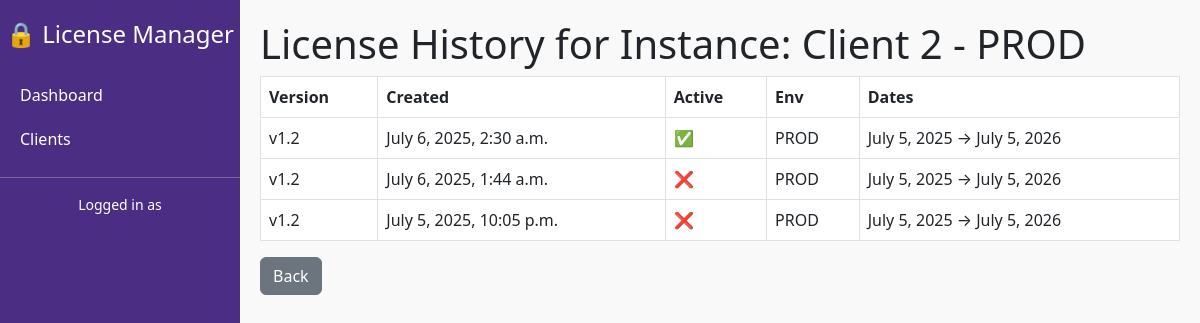
/licenses/5/history/, run on the app's committed database.
### licenses/models.py (models this page shows, shortened)
class License(models.Model):
    instance = models.ForeignKey(Instance, on_delete=models.CASCADE, related_name='licenses')
    user_count = models.IntegerField()
    start_date = models.DateField()
    end_date = models.DateField()
    renewal_date = models.DateField(blank=True, null=True)
    environment_type = models.CharField(max_length=50)  # e.g., Dev, QA, Prod
    deployment_method = models.ForeignKey(DeploymentMethod, on_delete=models.SET_NULL, null=True, blank=True)
    features = models.ManyToManyField(Feature, blank=True)
    encrypted_file = models.FileField(upload_to='licenses/')
    is_active = models.BooleanField(default=False)
    version_id = models.CharField(max_length=100)
    created_by = models.ForeignKey(User, on_delete=models.SET_NULL, null=True, blank=True)
    created_at = models.DateTimeField(auto_now_add=True)

class Instance(models.Model):
    client = models.ForeignKey(Client, on_delete=models.CASCADE, related_name='instances')
    name = models.CharField(max_length=255, blank=True, null=True)
    notes = models.TextField(blank=True, null=True)
    start_date = models.DateField(blank=True, null=True)
    end_date = models.DateField(blank=True, null=True)
    renewal_date = models.DateField(blank=True, null=True)
    deployment_method = models.ForeignKey(DeploymentMethod, on_delete=models.SET_NULL, null=True, blank=True)

### licenses/views.py (the view)
# urls.py: path('licenses/<int:license_id>/history/', views.license_history_view, name='license_history'),
def license_history_view(request, license_id):
    current = get_object_or_404(License, id=license_id)
    history = License.objects.filter(instance=current.instance).order_by('-created_at')
    return render(request, 'licenses/license_history.html', {
        'license': current,
        'history': history
    })

### licenses/templates/licenses/license_history.html (shortened to what this page needs)
{% extends 'base.html' %}
{% block content %}
<h1>License History for Instance: {{ license.instance.name }}</h1>
<table class="table table-bordered">
  <thead>
    <tr>
      <th>Version</th>
      <th>Created</th>
      <th>Active</th>
      <th>Env</th>
      <th>Dates</th>
    </tr>
  </thead>
  <tbody>
    {% for lic in history %}
      <tr>
        <td>{{ lic.version_id }}</td>
        <td>{{ lic.created_at }}</td>
        <td>{% if lic.is_active %}✅{% else %}❌{% endif %}</td>
        <td>{{ lic.environment_type }}</td>
        <td>{{ lic.start_date }} → {{ lic.end_date }}</td>
      </tr>
    {% endfor %}
  </tbody>
</table>
<a href="{% url 'instance_detail' license.instance.id %}" class="btn btn-secondary">Back</a>
{% endblock %}

### Static/css/styles.css (style rules this page uses)
body { background-color: #f9f9f9; }

### licenses/templates/base.html (style rules this page uses)
body { min-height: 100vh; display: flex; }

### data on the page
License: instance.name "Client 2 - PROD", version_id "v1.2", created_at "July 6, 2025, 2:30 a.m.", environment_type "PROD", start_date "July 5, 2025", end_date "July 5, 2026"
License: version_id "v1.2", created_at "July 6, 2025, 1:44 a.m.", environment_type "PROD", start_date "July 5, 2025", end_date "July 5, 2026"
License: version_id "v1.2", created_at "July 5, 2025, 10:05 p.m.", environment_type "PROD", start_date "July 5, 2025", end_date "July 5, 2026"
